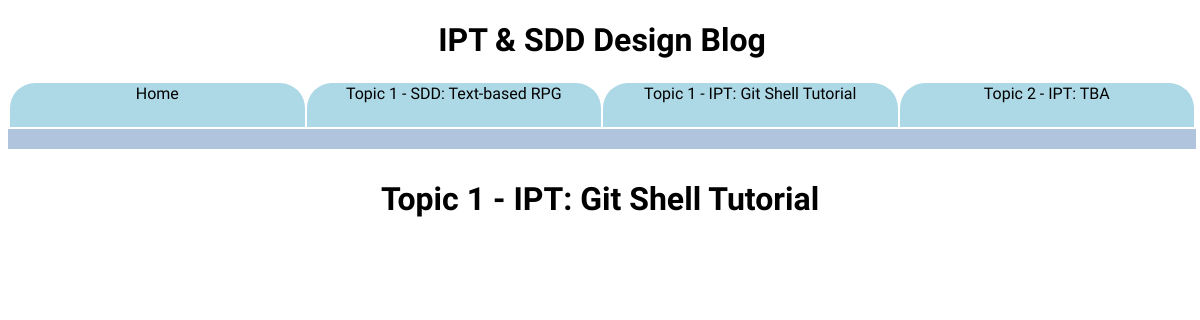
/topic/2, run on an earlier commit of the app's database.
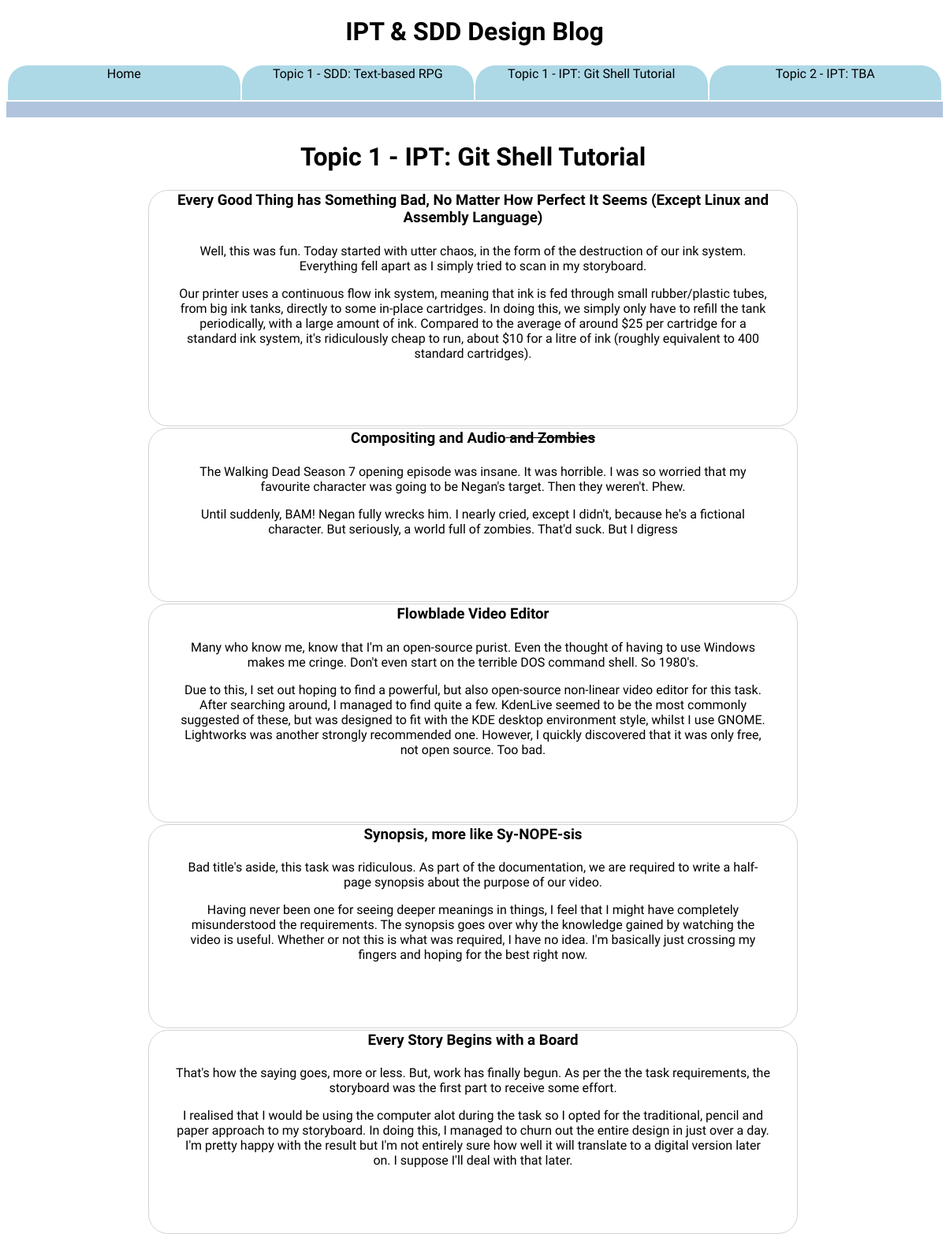
And on a later commit of the database.
### tables this page shows
CREATE TABLE topics (
  	id INTEGER NOT NULL,
  	title TEXT NOT NULL,
  	subtitle TEXT NOT NULL,
    created TEXT NOT NULL,
  	PRIMARY KEY (id)
);

CREATE TABLE posts (
  	id INTEGER NOT NULL,
  	topicid INTEGER NOT NULL,
  	title TEXT NOT NULL,
    message TEXT NOT NULL,
    created TIMESTAMP NOT NULL,
    image TEXT NOT NULL,
  	PRIMARY KEY (id),
  	FOREIGN KEY (topicid) REFERENCES topics(id) ON DELETE CASCADE
);

### School_Blog/main.py (the view)
@app.route('/topic/<topic_id>')
def topic_handler(topic_id):
	topic = Topic.get(topic_id)
	posts = Log.get_all(topic_id)
	return render_template('topic_template.html', title=topic.title+': '+topic.subtitle, posts=posts, topic=topic, topics=Topic.get_main_page())

### School_Blog/db.py (called while the page is built)
    @staticmethod
    def get_newest(tid):
        cur.execute('''SELECT * FROM posts WHERE topicid = ? ORDER BY created DESC''', (tid,))
        row = cur.fetchone()
        if row:
            id, tid, title, message, created, image = row
            return Log(eval(message), title, image, tid, id, created)

    @staticmethod
    def get_all(tid):
        logs = []
        cur.execute('''SELECT * FROM posts WHERE topicid = ? ORDER BY created DESC''', (tid,))
        for row in cur:
            id, tid, title, message, created, image = row
            logs.append( Log(eval(message), title, image, tid, id, created) )
        return logs

    @staticmethod
    def get(id):
        cur.execute('''SELECT * FROM topics WHERE id = ? ORDER BY created ASC''', (id,))
        row = cur.fetchone()
        if row:
            id, title, subtitle, date = row
            return Topic(title, subtitle, date, id)
        return None

    @staticmethod
    def get_main_page():
        cur.execute('''SELECT * FROM topics ORDER BY created''')
        topics = []
        i = 0
        for row in cur:
            if i == 3:
                break
            id, title, sub, date = row
            topics.append(Topic(title, sub, date, id))
            i += 1
        for i in range(len(topics)):
            post = Log.get_newest(topics[i].id)
            topics[i].post = post
        return topics

### School_Blog/templates/topic_template.html (shortened to what this page needs)
<!DOCTYPE html>
<html>
<head>
  <link rel="stylesheet" href="/static/css/main.css">
</head>
<body>
  <div class="header">
    <h1>IPT & SDD Design Blog</h1>
    <table>
      <tr>
        <td>
          <a href="/">Home</a>
        </td>
        {%for t in topics%}
        <td>
          <a href="/topic/{{t.id}}">{{t.title}}: {{t.subtitle}}</a>
        </td>
        {%endfor%}
      </tr>
    </table>
  </div>
  <div id="wide_body_content">
    <h1>{{topic.title}}: {{topic.subtitle}}</h1>
    <table>
    {%for post in posts%}
      <tr>
        <td class="topic">
          <a href="/post/{{post.id}}">
            <h3>{{post.title}}</h3>
            {%for line in post.text%}
              {%if post.text.index(line) < 2%}
                <p>{{line}}</p>
              {%endif%}
            {%endfor%}
          </a>
        </td>
      </tr>
    {%endfor%}
    </table>
  </div>
</body>
</html>

### School_Blog/static/css/main.css (style rules this page uses)
td { border-radius: 25px 25px 0px 0px; background-color: lightblue; width:17%; text-align: center; height: 30px; }
table { width: 100%; }
.topic { background-color: white; width:30%; text-align: center; height: 200px; margin: 4%; border: 1px solid lightgrey; border-radius: 25px; }
h3 { margin: 0; }
.header { width: 99%; position:fixed; background-color: white; top:0; border-bottom: 20px solid lightsteelblue; }
h1 { text-align:center; }
#wide_body_content { margin: 180px auto 0 auto; text-align: left; width: 70%; }
body { font-family: 'Sarpanch', sans-serif; }
a { text-decoration: none; color: black; display:block; height:100%; padding:4%; }

What changed in the data, as far as the page shows it:
added posts: title "Every Good Thing has Something Bad, No Matter How Perfect It Seems (Except Linux and Assembly Language)", text "Well, this was fun. Today started with utter chaos, in the form of the destruction of our ink system. Everything fell apart as I simply tried to scan in my storyboard." "Our printer uses a continuous flow ink system, meaning that ink is fed through small rubber/plastic tubes, from big ink tanks, directly to some in-place cartridges. In doing this, we simply only have to refill the tank periodically, with a large amount of ink. Compared to the average of around $25 per cartridge for a standard ink system, it's ridiculously cheap to run, about $10 for a litre of ink (roughly equivalent to 400 standard cartridges)."
added posts: title "Compositing and Audio and Zombies", text "The Walking Dead Season 7 opening episode was insane. It was horrible. I was so worried that my favourite character was going to be Negan's target. Then they weren't. Phew." "Until suddenly, BAM! Negan fully wrecks him. I nearly cried, except I didn't, because he's a fictional character. But seriously, a world full of zombies. That'd suck. But I digress"
added posts: title "Flowblade Video Editor", text "Many who know me, know that I'm an open-source purist. Even the thought of having to use Windows makes me cringe. Don't even start on the terrible DOS command shell. So 1980's." "Due to this, I set out hoping to find a powerful, but also open-source non-linear video editor for this task. After searching around, I managed to find quite a few. KdenLive seemed to be the most commonly suggested of these, but was designed to fit with the KDE desktop environment style, whilst I use GNOME. Lightworks was another strongly recommended one. However, I quickly discovered that it was only free, not open source. Too bad."
added posts: title "Synopsis, more like Sy-NOPE-sis", text "Bad title's aside, this task was ridiculous. As part of the documentation, we are required to write a half-page synopsis about the purpose of our video." "Having never been one for seeing deeper meanings in things, I feel that I might have completely misunderstood the requirements. The synopsis goes over why the knowledge gained by watching the video is useful. Whether or not this is what was required, I have no idea. I'm basically just crossing my fingers and hoping for the best right now."
added posts: title "Every Story Begins with a Board", text "That's how the saying goes, more or less. But, work has finally begun. As per the the task requirements, the storyboard was the first part to receive some effort." "I realised that I would be using the computer alot during the task so I opted for the traditional, pencil and paper approach to my storyboard. In doing this, I managed to churn out the entire design in just over a day. I'm pretty happy with the result but I'm not entirely sure how well it will translate to a digital version later on. I suppose I'll deal with that later."
